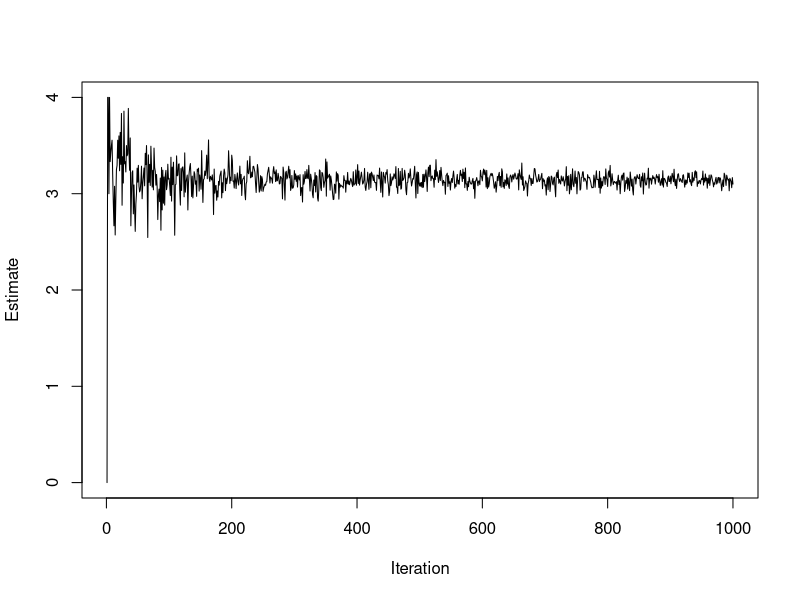

Reproduce this figure in R.
## ---- chunk 1
u <- runif(1000)
mean(exp(u))
## ---- chunk 2
x <- rnorm(1000)
length(x[x>1])/1000
## ---- chunk 3
pnorm(1, lower.tail = FALSE)
## ---- chunk 4
## set sample size (from 1 to n)
n <- 1000
## create storage vector for results
out <- rep(0,n)
## run a loop and estimate pi
for (i in 1:n){
x <- runif(i, -1,1)
y <- runif(i,-1,1)
out[i] <- length(x[x^2+y^2<1])/i*4
}
## plot results
plot(c(1:n), out, xlab = "Iteration", ylab = "Estimate", type = "l")

